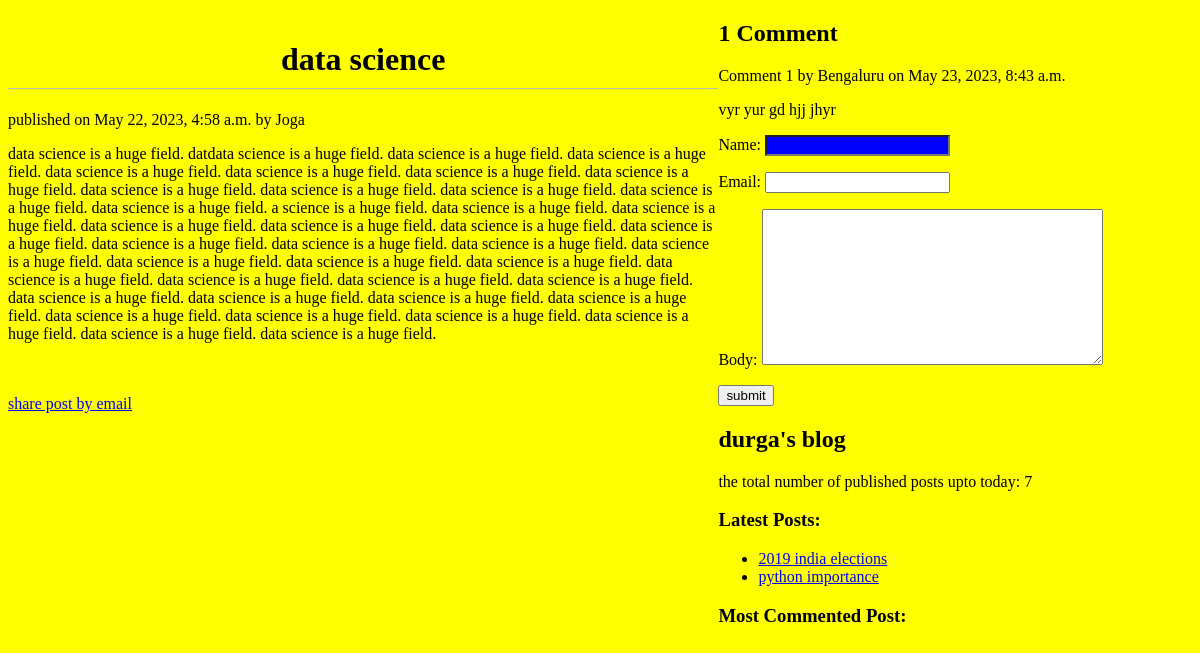
The page /2023/05/22/data-science on the database its author committed.
### blog/models.py (models this page shows, shortened)
class Post(models.Model):
    STATUS_CHOICES = (('draft','Draft'),('published','Published'))
    title=models.CharField(max_length=256)
    slug=models.SlugField(max_length=264,unique_for_date='publish')
    author=models.ForeignKey(User,on_delete=models.CASCADE,related_name='blog_posts')
    body=models.TextField()
    publish=models.DateTimeField(default=timezone.now)
    created=models.DateTimeField(auto_now_add=True)
    updated=models.DateTimeField(auto_now=True)
    status=models.CharField(max_length=10,choices=STATUS_CHOICES,default='draft')
    objects=CustomManager()
    tags=TaggableManager()
    class Meta:
        ordering=('-publish',)
    def get_absolute_url(self):
        return reverse('post_detail',args=[self.publish.year,
                                           self.publish.strftime('%m'),self.publish.strftime('%d'),
                                           self.slug])

class Comment(models.Model):
    post = models.ForeignKey(Post,related_name='comments',on_delete=models.CASCADE)
    name = models.CharField(max_length=32)
    email=models.EmailField()
    body = models.TextField()
    created = models.DateTimeField(auto_now_add=True)
    updated = models.DateTimeField(auto_now=True)
    active = models.BooleanField(default=True)
    class Meta:
        ordering = ('-created',)

### blog/views.py (the view)
# urls.py: path('<int:year>/<int:month>/<int:day>/<str:post>',views.post_detail_view,name='post_detail'),
def post_detail_view(request,year,month,day,post):
    post = get_object_or_404(Post,slug=post,status='published',publish__year=year,
                             publish__month=month,publish__day=day)
    comments = post.comments.filter(active=True)
    csubmit = False
    if request.method == 'POST':
        form = CommentForm(request.POST)
        if form.is_valid():
            new_comment = form.save(commit=False)
            new_comment.post = post
            new_comment.save()
            csubmit=True
    else:
        form =CommentForm()
    return render(request,'blog/post_detail.html',{'post':post,'form':form,'csubmit':csubmit,'comments':comments})

### blog/forms.py
class CommentForm(forms.ModelForm):
    class Meta:
        model = Comment
        fields = ('name','email','body')

### blog/models.py (called while the page is built)
    def get_queryset(self):
        return super().get_queryset().filter(status='published')

### blog/templatetags/blog_tags.py (called while the page is built)
@register.simple_tag(name='mytag')
def total_post():
    return Post.objects.count()

@register.inclusion_tag('blog/latest_posts123.html')
def show_latest_posts():
    latest_posts=Post.objects.order_by('-publish',)[:2]
    return {'latest_posts':latest_posts}

### templates/blog/post_detail.html (shortened to what this page needs)
{%extends 'blog/base.html' %}
{%block body%}
<div class="content">
<h1>{{post.title}}</h1>
<p id="date">published on {{post.publish}} by {{post.author|title}}</p>
{{post.body|linebreaks}}<br><br>
    <a href="/{{post.id}}/share">share post by email</a>
</div>
{%with comments.count as comments_count%}
<h2>{{comments_count}} Comment{{comments_count|pluralize}}</h2>
{%endwith%}
{%if comments%}
{%for comment in comments%}
<p>Comment {{forloop.counter}} by {{comment.name}} on {{comment.created}}</p>
{{comment.body|linebreaks}}
{%endfor%}
{%else%}
<p>there are no comments yet</p>
{%endif%}
{%if csubmit%}
<h2>your comment added successfully</h2>
{%else%}
<form method="post">
    {{form.as_p}}
    <input type="submit" value="submit">
</form>
{%endif%}
{%endblock%}

### templates/blog/latest_posts123.html
<ul>
    {%for post in latest_posts%}
    <li><a href="{{post.get_absolute_url}}">{{post.title}}</a></li>
    {%endfor%}
</ul>

### statics/css/blog.css (style rules this page uses)
body { background:yellow; }
.content { width:60%; float:left; background:yellow; }
h1 { text-align:center; border-bottom:1px solid #bbb; padding-bottom:10px; }
a { text-decorator:none; }
input[type=text] { background:blue; color:white; }

### rows shown on the page
Post: title "data science", publish "May 22, 2023, 4:58 a.m.", author "Joga", body "data science is a huge field. datdata science is a huge field. data science is a huge field. data science is a huge field. data science is a huge field. data science is a huge field. data science is a huge field. data science is a huge field. data science is a huge field. data science is a huge field. data science is a huge field. data science is a huge field. data science is a huge field. a science is a huge field. data science is a huge field. data science is a huge field. data science is a huge field. data science is a huge field. data science is a huge field. data science is a huge field. data science is a huge field. data science is a huge field. data science is a huge field. data…"
Comment: name "Bengaluru", created "May 23, 2023, 8:43 a.m.", body "vyr yur gd hjj jhyr"
Post: title "2019 india elections"
Post: title "python importance"

### other values the page prints
{{ comments_count }} "1"
